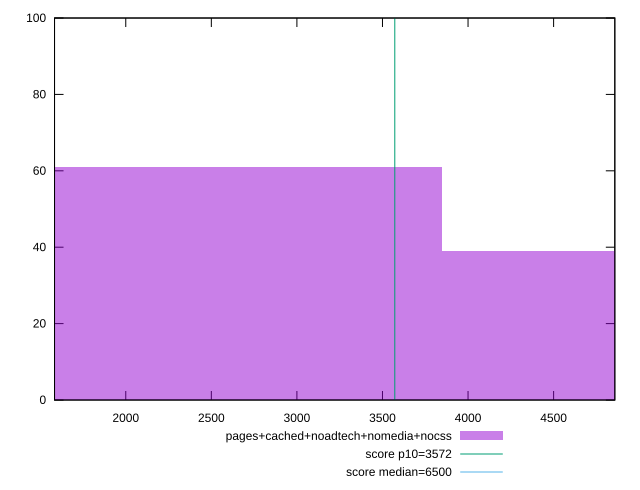

This figure's gnuplot source:
reset

$pagesCachedNoadtechNomediaNocss <<EOF
5131.637826823935 39
2565.8189134119675 61
EOF

set key outside below
set boxwidth 2565.8189134119675
set xrange [1583.7735000000002:4857.648000000001]
set yrange [0:100]
set trange [0:100]
set style fill transparent solid 0.5 noborder

set parametric
set terminal svg size 640, 490 enhanced background rgb 'white'
set output "report_00017_2021-02-10T15-08-03.406Z/first-cpu-idle/comparison/histogram/4_vs_5.svg"

plot $pagesCachedNoadtechNomediaNocss title "pages+cached+noadtech+nomedia+nocss" with boxes, \
     3572,t title "score p10=3572", \
     6500,t title "score median=6500"

reset
